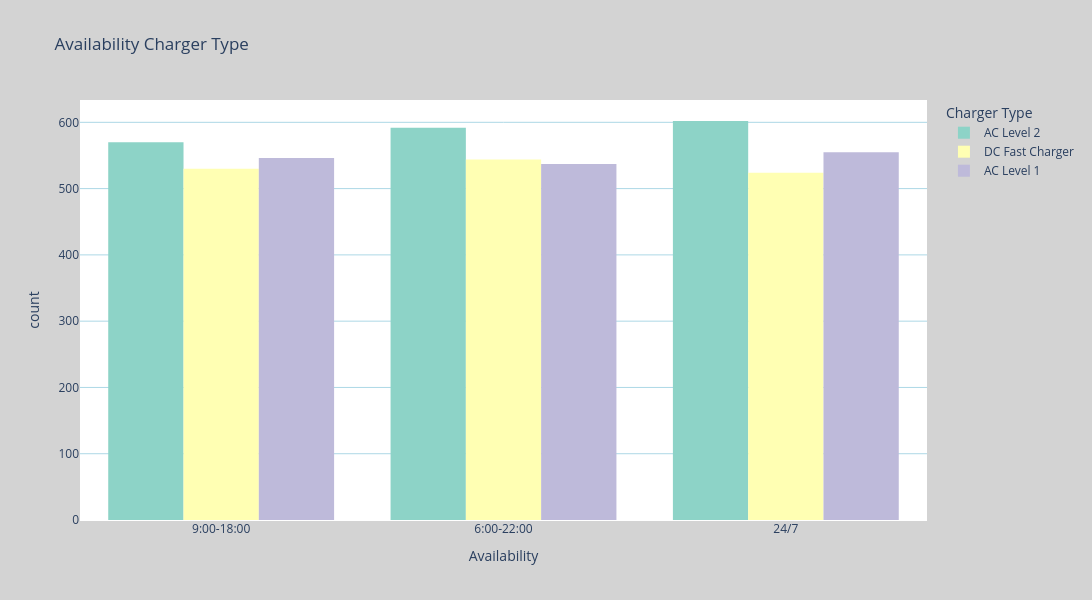

Write notebook code for a chart like this one.
### Code cell
fig = px.histogram(
    df,
    x="Availability",
    color="Charger Type",
    barmode="group",
    title="Availability Charger Type",
    color_discrete_sequence=px.colors.qualitative.Set3
)

# Customize layout + increase graph size
fig.update_layout(
    width=1100,          # width of the graph
    height=600,         # height of the graph (increase here)
    plot_bgcolor="white",
    paper_bgcolor="lightgray",
    xaxis=dict(showgrid=False),
    yaxis=dict(gridcolor="lightblue"),
    bargap=0.2
)

fig.show()

### Figure 1 — Plotly figure (JSON) as saved in the notebook; plotly's stock layout.template omitted (floating-point values rounded to 4 significant figures; data arrays with more than 128 entries replaced by an {"elided": "..."} marker saying what was removed)
{"data": [{"alignmentgroup": "True", "bingroup": "x", "hovertemplate": "Charger Type=AC Level 2<br>Availability=%{x}<br>count=%{y}<extra></extra>", "legendgroup": "AC Level 2", "marker": {"color": "rgb(141,211,199)", "pattern": {"shape": ""}}, "name": "AC Level 2", "offsetgroup": "AC Level 2", "orientation": "v", "showlegend": true, "type": "histogram", "x": {"elided": "1764 str values"}, "xaxis": "x", "yaxis": "y"}, {"alignmentgroup": "True", "bingroup": "x", "hovertemplate": "Charger Type=DC Fast Charger<br>Availability=%{x}<br>count=%{y}<extra></extra>", "legendgroup": "DC Fast Charger", "marker": {"color": "rgb(255,255,179)", "pattern": {"shape": ""}}, "name": "DC Fast Charger", "offsetgroup": "DC Fast Charger", "orientation": "v", "showlegend": true, "type": "histogram", "x": {"elided": "1598 str values"}, "xaxis": "x", "yaxis": "y"}, {"alignmentgroup": "True", "bingroup": "x", "hovertemplate": "Charger Type=AC Level 1<br>Availability=%{x}<br>count=%{y}<extra></extra>", "legendgroup": "AC Level 1", "marker": {"color": "rgb(190,186,218)", "pattern": {"shape": ""}}, "name": "AC Level 1", "offsetgroup": "AC Level 1", "orientation": "v", "showlegend": true, "type": "histogram", "x": {"elided": "1638 str values"}, "xaxis": "x", "yaxis": "y"}], "layout": {"bargap": 0.2, "barmode": "group", "height": 600, "legend": {"title": {"text": "Charger Type"}, "tracegroupgap": 0}, "paper_bgcolor": "lightgray", "plot_bgcolor": "white", "title": {"text": "Availability Charger Type"}, "width": 1100, "xaxis": {"anchor": "y", "autorange": true, "domain": [0, 1], "range": [-0.5, 2.5], "showgrid": false, "title": {"text": "Availability"}, "type": "category"}, "yaxis": {"anchor": "x", "autorange": true, "domain": [0, 1], "gridcolor": "lightblue", "range": [0, 633.7], "title": {"text": "count"}}}}
